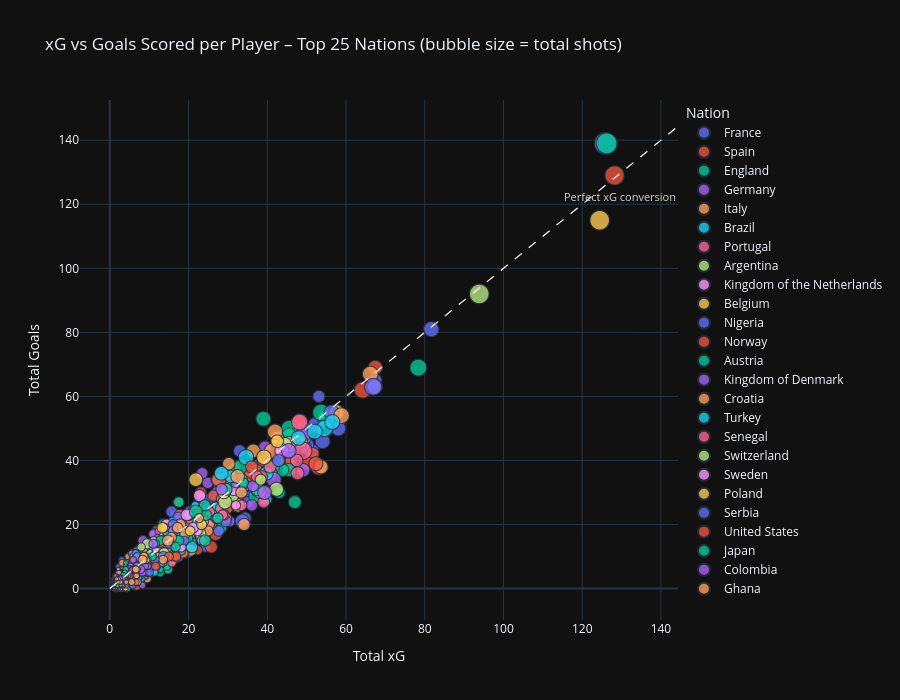

The code cell stored with this chart in its notebook:
### Markdown cell above
## Chart 4 – xG vs Goals Scatter (All Players, Top 25 Nations)
Each point is a player. Color = nation. Diagonal dashed line = perfect xG conversion. Points **above** the line = overperformers; **below** = underperformers.

### Code cell
scatter_df = player_df[
    (player_df["nation"].isin(top25_nation_list)) & (player_df["total_xg"] > 1)
].copy()
scatter_df["xg_overperformance"] = scatter_df["total_goals"] - scatter_df["total_xg"]

fig4 = px.scatter(
    scatter_df,
    x="total_xg",
    y="total_goals",
    color="nation",
    size="total_shots",
    size_max=22,
    hover_name="player",
    hover_data={
        "total_xg": ":.1f",
        "total_goals": True,
        "total_assists": True,
        "xg_overperformance": ":.1f",
        "seasons": True,
        "nation": True,
        "total_shots": True,
    },
    labels={
        "total_xg": "Total xG",
        "total_goals": "Total Goals",
        "xg_overperformance": "Goals – xG",
        "total_shots": "Total Shots",
        "seasons": "Seasons",
    },
    category_orders={"nation": nation_order},
    title="xG vs Goals Scored per Player – Top 25 Nations (bubble size = total shots)",
    height=700,
    template="plotly_dark",
    opacity=0.8,
)

# Perfect conversion diagonal
max_val = scatter_df[["total_xg", "total_goals"]].max().max() + 5
fig4.add_shape(
    type="line",
    x0=0, y0=0, x1=max_val, y1=max_val,
    line=dict(color="white", dash="dash", width=1.2),
)
fig4.add_annotation(
    x=max_val * 0.9, y=max_val * 0.85,
    text="Perfect xG conversion",
    showarrow=False,
    font=dict(color="lightgrey", size=11),
)

fig4.update_layout(
    legend=dict(title="Nation", orientation="v", x=1.01),
    margin=dict(r=180),
)

fig4.show()
